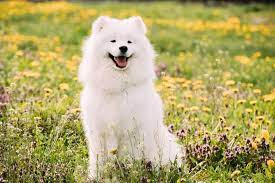
#> input picture images/auau.jpg, 275 x 183 px, found by its file name
$ python draw-pixels.py
#> lines starting #> are read from the running program, lines starting #| are printed output that depends on the picture
import cv2

img = cv2.imread('images/auau.jpg', -1)
#> img is the input picture: shape (183, 275, 3); mean B, G, R 107.1, 167.5, 177.9

part = img[10:150 , 60:180]
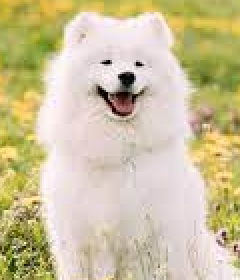
#> part: shape (140, 120, 3) (shown 2 times larger); mean B, G, R 157, 194.2, 205.8

img[10:150 , 155:275] = part
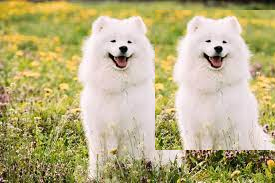
#> img: shape (183, 275, 3); mean B, G, R 129, 175.6, 186


cv2.imshow("Image" , img)
cv2.waitKey(0)
cv2.destroyAllWindows()
